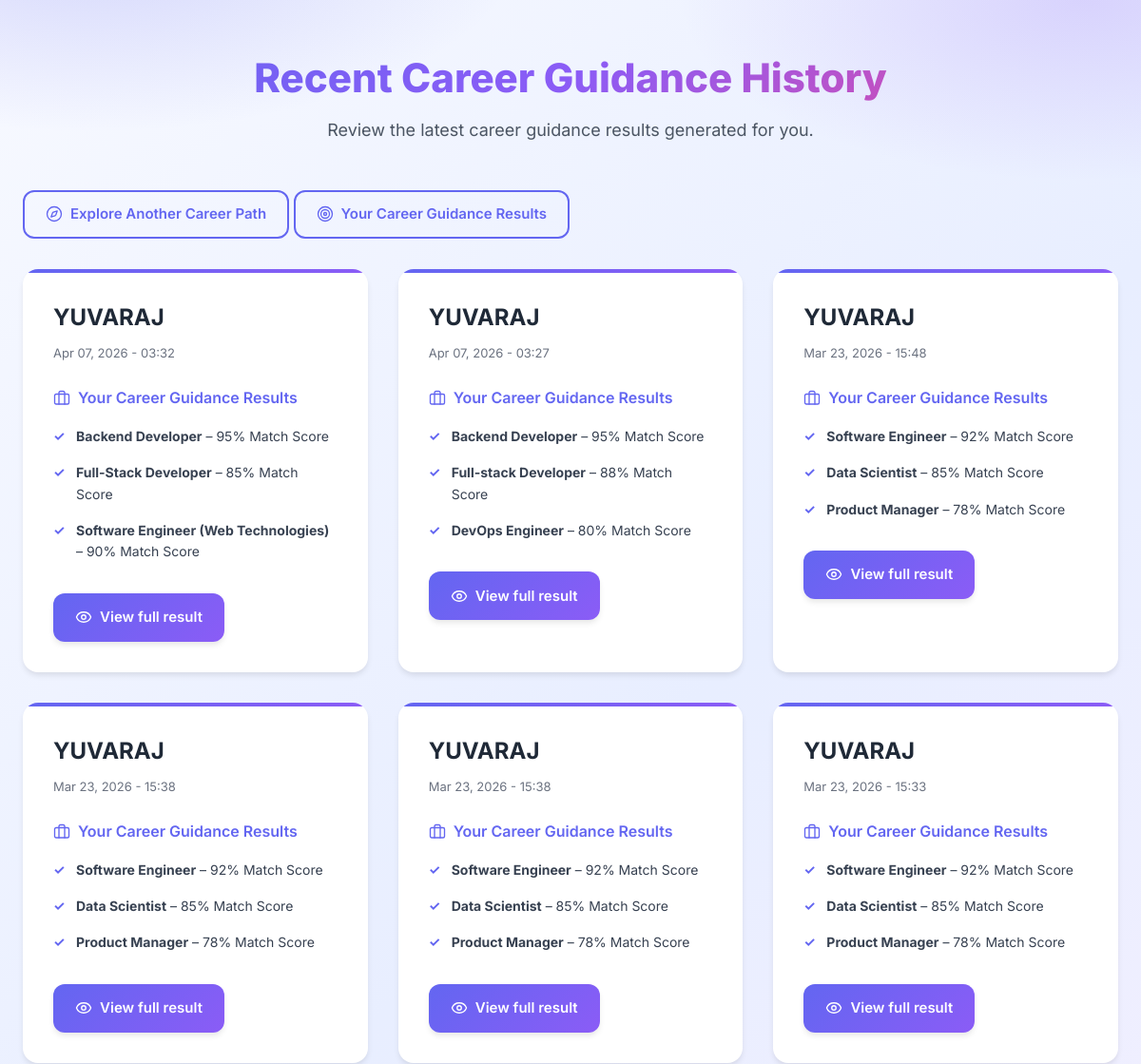
Before: /career-history/ (signed in, upper part) with the older database file.
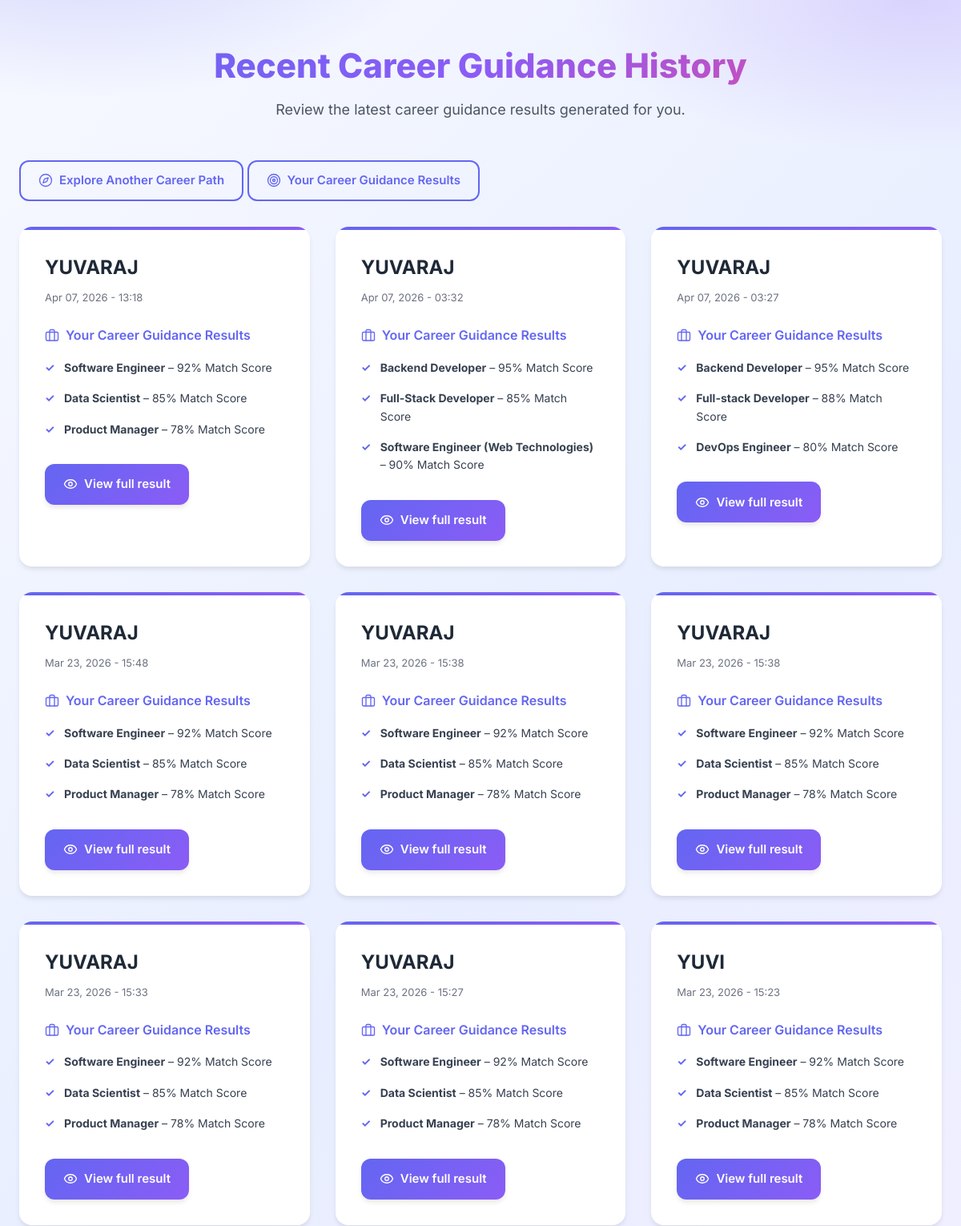
After: the same page with the newer database file.
### advisor/models.py (models this page shows, shortened)
class CareerGuidanceHistory(models.Model):
    user = models.ForeignKey(
        settings.AUTH_USER_MODEL,
        null=True,
        blank=True,
        on_delete=models.SET_NULL,
        related_name="career_guidance_history",
    )
    session_key = models.CharField(max_length=40, blank=True)
    ui_lang = models.CharField(max_length=5, default="en")
    profile = models.JSONField(default=dict, blank=True)
    career_recommendations = models.JSONField(default=list, blank=True)
    education_path = models.JSONField(default=dict, blank=True)
    growth_timeline = models.JSONField(default=list, blank=True)
    ai_error = models.TextField(blank=True)
    full_snapshot = models.JSONField(default=dict, blank=True)
    created_at = models.DateTimeField(auto_now_add=True)
    class Meta:
        ordering = ["-created_at"]

### advisor/views.py (the view)
# urls.py: path("career-history/", views.career_history_view, name="career_history"),
def career_history_view(request):
    ui_lang = get_lang_from_request(request)
    ui = get_ui_strings(ui_lang)
    history_user = request.user if getattr(request, "user", None) and request.user.is_authenticated else None
    if not request.session.session_key:
        request.session.save()
    session_key = request.session.session_key or ""
    qs = CareerGuidanceHistory.objects.all()
    if history_user:
        qs = qs.filter(user=history_user)
    elif session_key:
        qs = qs.filter(session_key=session_key)
    else:
        qs = qs.none()
    history_items = qs.order_by("-created_at")[:20]
    return render(
        request,
        "advisor/career_history.html",
        {
            "history_items": history_items,
            "ui": ui,
            "ui_lang": ui_lang,
        },
    )

### advisor/context_processors.py (called while the page is built)
def ui_text(request):
    ui_lang = get_lang_from_request(request)
    return {
        "ui_lang": ui_lang,
        "ui": get_ui_strings(ui_lang),
    }

### advisor/i18n.py (called while the page is built)
def normalize_lang(value: str | None) -> str:
    if not value:
        return DEFAULT_LANG
    value = value.strip().lower()
    if value in ("ta", "tamil"):
        return "ta"
    if value in ("en", "english", "en-us", "en_us"):
        return "en"
    return DEFAULT_LANG

def get_lang_from_request(request) -> str:
    session_lang = request.session.get("ui_lang")
    if session_lang:
        return normalize_lang(session_lang)
    q_lang = request.GET.get("lang")
    if q_lang:
        return normalize_lang(q_lang)
    return DEFAULT_LANG

def get_ui_strings(lang: str) -> dict:
    lang = normalize_lang(lang)
    return UI_STRINGS.get(lang, UI_STRINGS[DEFAULT_LANG])

### templates/advisor/career_history.html (shortened to what this page needs)
{% extends 'base.html' %}
{% load static %}
{% block extra_css %}
<link rel="stylesheet" href="{% static 'css/career.css' %}">
{% endblock %}
{% block content %}
<div class="results-page">
    <div class="results-header">
        <h1>{{ ui.history_title|default:"Recent Career Guidance History" }}</h1>
        <p>{{ ui.history_subtitle|default:"Review your recent career guidance results." }}</p>
    </div>
    <div class="results-container" style="margin-bottom: var(--spacing-lg);">
        <a href="{% url 'preferences' %}" class="btn btn-ghost btn-action">
            <i data-lucide="compass" class="icon"></i>
            <span>{{ ui.explore_another }}</span>
        </a>
        <a href="{% url 'career_guidance' %}" class="btn btn-ghost btn-action">
            <i data-lucide="target" class="icon"></i>
            <span>{{ ui.results_title }}</span>
        </a>
    </div>
    <div class="results-container">
        {% if history_items %}
        <div class="career-cards">
            {% for item in history_items %}
            <div class="career-card">
                <div class="career-header">
                    <div>
                        <h3 class="career-title">
                            {% if item.profile.full_name %}
                                {{ item.profile.full_name }}
                            {% else %}
                                {{ ui.platform_name }}
                            {% endif %}
                        </h3>
                        <p style="font-size: 13px; color: var(--gray-500); margin-top: 4px;">
                            {{ item.created_at|date:"M d, Y - H:i" }}
                        </p>
                    </div>
                </div>
                {% with recs=item.career_recommendations %}
                {% if recs %}
                <div class="career-details">
                    <div class="detail-section">
                        <div class="detail-title">
                            <i data-lucide="briefcase" class="icon"></i>
                            <span>{{ ui.results_title }}</span>
                        </div>
                        <ul class="course-list">
                            {% for career in recs %}
                            <li>
                                <strong>{{ career.title }}</strong>
                                {% if career.match_percentage %}
                                    – {{ career.match_percentage }}% {{ ui.match_score }}
                                {% endif %}
                            </li>
                            {% endfor %}
                        </ul>
                    </div>
                </div>
                {% endif %}
                {% endwith %}
                <div style="margin-top: var(--spacing-md);">
                    <a href="{% url 'career_history_detail' item.pk %}" class="btn btn-primary btn-action">
                        <i data-lucide="eye" class="icon"></i>
                        <span>View full result</span>
                    </a>
                </div>
            </div>
            {% endfor %}
        </div>
        {% endif %}
    </div>
</div>
{% endblock %}

### templates/base.html (shortened to what this page needs)
{% load static %}
<!DOCTYPE html>
<html lang="en">
<head>
    <link rel="stylesheet" href="{% static 'css/styles.css' %}">
    {% block extra_css %}{% endblock %}
</head>
<body>
    {% block content %}{% endblock %}
</body>
</html>

### static/css/styles.css (style rules this page uses)
:root { --primary-blue: #6366f1; --primary-violet: #8b5cf6; --secondary-blue: #3b82f6; --light-blue: #e0e7ff; --light-violet: #ede9fe; --white: #ffffff; --gray-50: #f9fafb; --gray-100: #f3f4f6; --gray-200: #e5e7eb; --gray-300: #d1d5db; --gray-400: #9ca3af; --gray-500: #6b7280; --gray-600: #4b5563; --gray-700: #374151; --gray-800: #1f2937; --gray-900: #111827; --gradient-primary: linear-gradient(135deg, #6366f1 0%, #8b5cf6 100%); --gradient-secondary: linear-gradient(135deg, #3b82f6 0%, #6366f1 100%); --gradient-text: linear-gradient(135deg, #6366f1 0%, #8b5cf6 50%, #ec4899 100%); --gradient-page-bg: linear-gradient(135deg, #f9fbff 0%, #eef2ff 45%, #f5f3ff 100%); --shadow-sm: 0 1px 2px 0 rgba(0, 0, 0, 0.05); --shadow-md: 0 4px 6px -1px rgba(0, 0, 0, 0.1); --shadow-lg: 0 10px 15px -3px rgba(0, 0, 0, 0.1); --shadow-xl: 0 20px 25px -5px rgba(0, 0, 0, 0.1); --shadow-soft: 0 10px 40px rgba(99, 102, 241, 0.15); --spacing-xs: 0.5rem; --spacing-sm: 1rem; --spacing-md: 1.5rem; --spacing-lg: 2rem; --spacing-xl: 3rem; --radius-sm: 8px; --radius-md: 12px; --radius-lg: 16px; --radius-xl: 24px; --radius-full: 9999px; --transition-fast: 150ms ease; --transition-base: 300ms ease; --transition-slow: 500ms ease; }
* { margin: 0; padding: 0; box-sizing: border-box; }
html { scroll-behavior: smooth; }
body { font-family: 'Inter', 'Poppins', -apple-system, BlinkMacSystemFont, 'Segoe UI', Roboto, sans-serif; font-size: 16px; line-height: 1.6; color: var(--gray-800); background: radial-gradient(900px 420px at -8% -12%, rgba(99, 102, 241, 0.22), transparent 60%), radial-gradient(820px 420px at 108% -8%, rgba(139, 92, 246, 0.19), transparent 58%), radial-gradient(640px 320px at 52% 118%, rgba(236, 72, 153, 0.08), transparent 65%), var(--gradient-page-bg); background-attachment: fixed; -webkit-font-smoothing: antialiased; -moz-osx-font-smoothing: grayscale; }
.btn { display: inline-flex; align-items: center; justify-content: center; gap: 8px; padding: 10px 20px; font-size: 15px; font-weight: 600; height: 51px; text-align: center; text-decoration: none; border: none; border-radius: var(--radius-md); cursor: pointer; transition: all var(--transition-base); position: relative; overflow: hidden; }
.icon, .btn svg { width: 18px; height: 18px; stroke-width: 1.8; stroke: currentColor; }
.btn .icon, .btn svg { margin-right: 0; }
.btn-primary { background: var(--gradient-primary); color: var(--white); box-shadow: var(--shadow-md); }
.btn-ghost { background: transparent; color: var(--primary-blue); border: 2px solid var(--primary-blue); }
.btn::before { content: ''; position: absolute; top: 50%; left: 50%; width: 0; height: 0; border-radius: 50%; background: rgba(255, 255, 255, 0.5); transform: translate(-50%, -50%); transition: width 0.6s, height 0.6s; }

Changed rows visible on the page:
added CareerGuidanceHistory: profile.full_name "YUVARAJ", created_at "Apr 07, 2026 - 13:18", results_title "Your Career Guidance Results", title "Software Engineer" "Data Scientist" "Product Manager", match_percentage "92" "85" "78", match_score "Match Score" "Match Score" "Match Score"
now on this page (row unchanged): CareerGuidanceHistory: profile.full_name "YUVARAJ", created_at "Mar 23, 2026 - 15:27", results_title "Your Career Guidance Results", title "Software Engineer" "Data Scientist" "Product Manager", match_percentage "92" "85" "78", match_score "Match Score" "Match Score" "Match Score"
now on this page (row unchanged): CareerGuidanceHistory: profile.full_name "YUVI", created_at "Mar 23, 2026 - 15:23", results_title "Your Career Guidance Results", title "Software Engineer" "Data Scientist" "Product Manager", match_percentage "92" "85" "78", match_score "Match Score" "Match Score" "Match Score"
